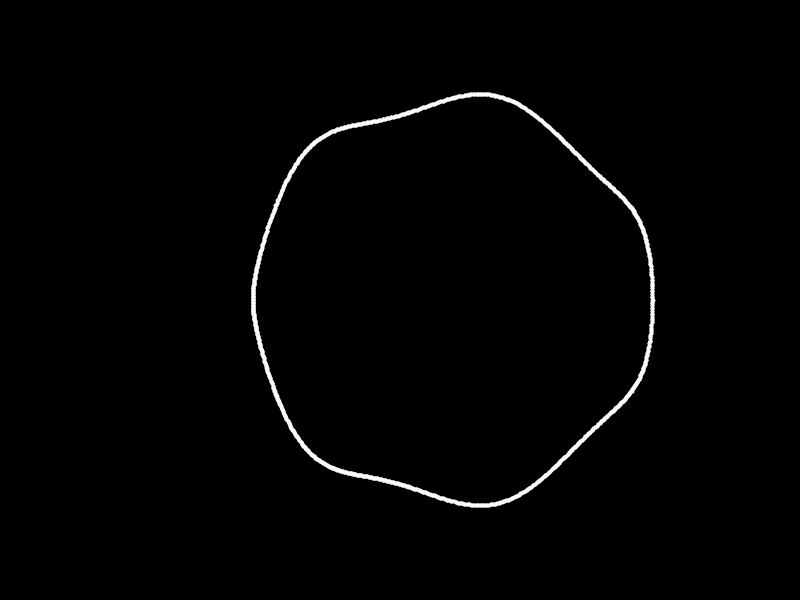
Frame 1 (no input)
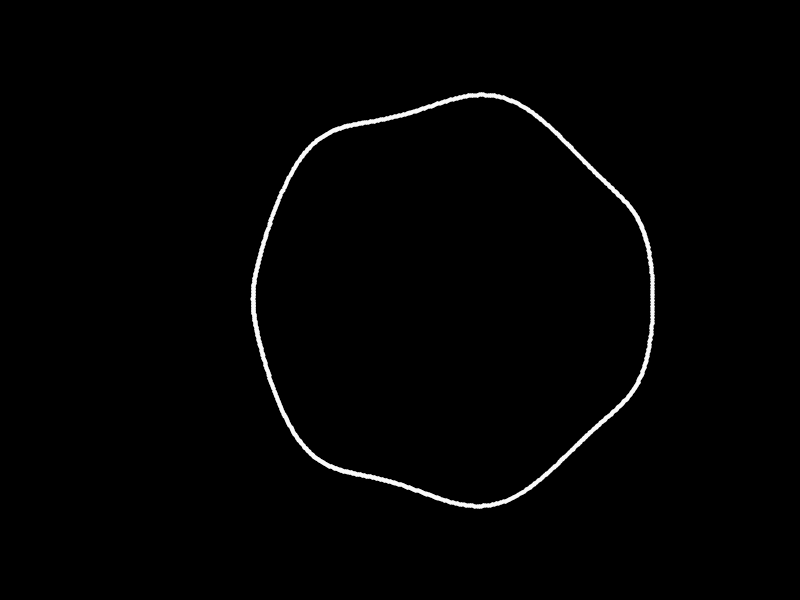
Frame 60 (the mouse pressed at the canvas centre just before this capture)
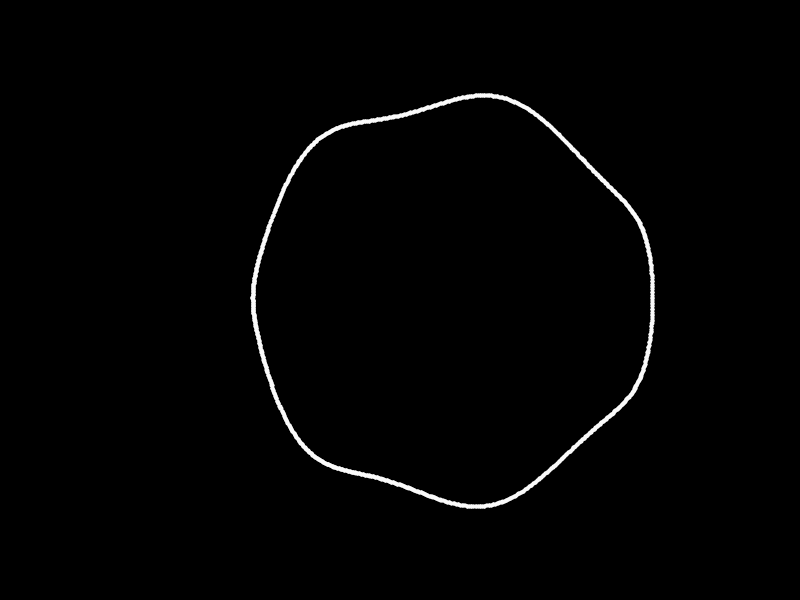
Frame 120 (the mouse held since frame 60 and released just before this capture)

The Processing sketch that drew these frames (run headless with seeded random() and noise(); from frame 60 on, the mouse is pressed at the canvas centre):

// Processing sketch: asterod
// ── asterod.pde
float xx,yy, x , y ,phi ,t,T,i;
void setup(){
  size(800,600);
  background( 0);
}int x1,y1,x2,y2=0;
void draw(){
  T=7;
  background(0 );
translate(200,300);
int start =5,finish=400;
i+=0.005;
println(i);stroke(250,250,250);
strokeWeight(4 );
color col =color(250,0,0);
x=50;
y=-50;


xx=350;
yy=100;
//ellipse(x,y,10,10);

//ellipse(xx,yy,10,10);
//point(

x1=-200;x2=400;y1=0;y2=0;
int dx = x2 - x1;
int dy = y2 - y1;
for (float x = x1;x< x2;x+=0.4) {
 y = y1 + dy * (x - x1) / dx;

    point(250+3*cos(2*PI*radians( x)) +200*cos(2*PI*radians( x+i)/2),10*sin(2*PI*radians( x*3))+200*sin(2*PI*radians( x+i)/2));

}


//ellipse((gg+h),lo,40,40);



}
